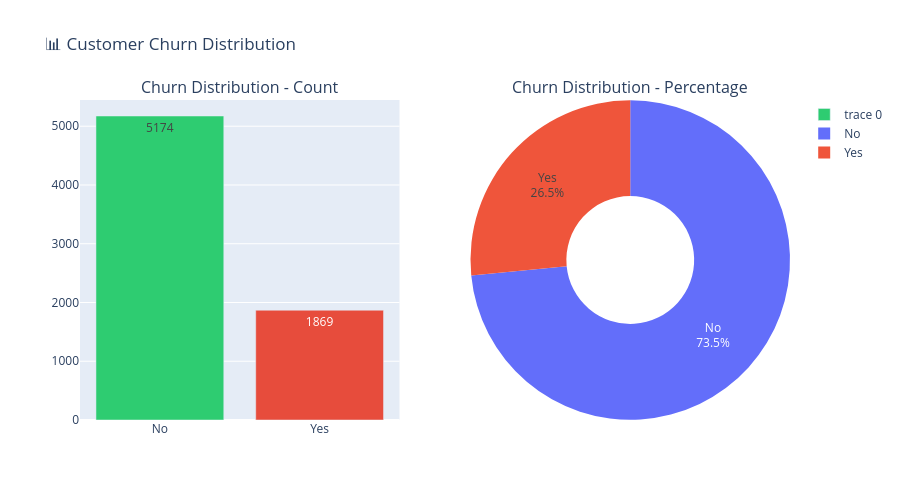

Notebook code cell kept with this figure:
### Markdown cell above
### 4. Target Variable Analysis (Churn)

### Churn distribution

### Code cell
churn_counts = df['Churn'].value_counts()
churn_pct = (churn_counts / len(df)) * 100

fig = make_subplots(
    rows=1, cols=2,
    subplot_titles=('Churn Distribution - Count', 'Churn Distribution - Percentage'),
    specs=[[{"type": "bar"}, {"type": "pie"}]]
)

# Bar chart
fig.add_trace(
    go.Bar(x=churn_counts.index, y=churn_counts.values,
           text=churn_counts.values, textposition='auto',
           marker_color=['#2ecc71', '#e74c3c']),
    row=1, col=1
)

# Pie chart
fig.add_trace(
    go.Pie(labels=churn_counts.index, values=churn_counts.values,
           hole=0.4, textinfo='percent+label'),
    row=1, col=2
)

fig.update_layout(title_text="📊 Customer Churn Distribution", height=500)
fig.show()

print(f"\n📈 Key Insight: {churn_pct['Yes']:.1f}% of customers are churning")
print(f"This is significant - every {churn_pct['Yes']:.0f}th customer leaves!")

### Figure 1 — Plotly figure (JSON) as saved in the notebook; plotly's stock layout.template omitted (floating-point values rounded to 4 significant figures)
{"data": [{"marker": {"color": ["#2ecc71", "#e74c3c"]}, "text": [5174.0, 1869.0], "textposition": "auto", "type": "bar", "x": ["No", "Yes"], "xaxis": "x", "y": [5174, 1869], "yaxis": "y"}, {"domain": {"x": [0.55, 1], "y": [0, 1]}, "hole": 0.4, "labels": ["No", "Yes"], "textinfo": "percent+label", "type": "pie", "values": [5174, 1869]}], "layout": {"annotations": [{"font": {"size": 16}, "showarrow": false, "text": "Churn Distribution - Count", "x": 0.225, "xanchor": "center", "xref": "paper", "y": 1, "yanchor": "bottom", "yref": "paper"}, {"font": {"size": 16}, "showarrow": false, "text": "Churn Distribution - Percentage", "x": 0.775, "xanchor": "center", "xref": "paper", "y": 1, "yanchor": "bottom", "yref": "paper"}], "height": 500, "title": {"text": "📊 Customer Churn Distribution"}, "xaxis": {"anchor": "y", "domain": [0, 0.45]}, "yaxis": {"anchor": "x", "domain": [0, 1]}}}
